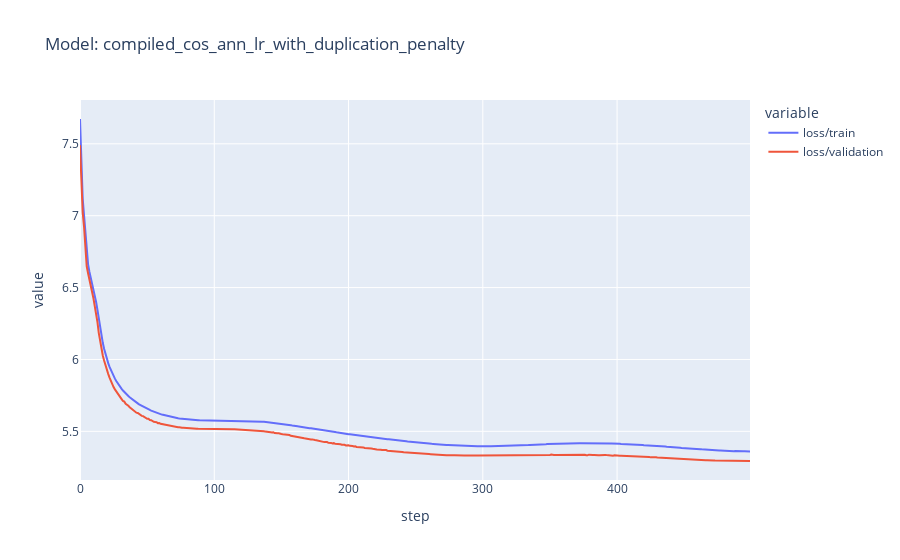

The cell this chart's notebook holds for it:
### Code cell
model_file = "./models/model_500e_4098_32_32_4_4_compiled_cos_ann_lr.pth"
tb_file = "./models/events.out.tfevents.1725310210.big.1156831.0"
model_name = "compiled_cos_ann_lr_with_duplication_penalty"
config, model, valid_dataloader = load_model_artifacts(
    model_file, "./training_config.yaml"
)
metrics = read_tensorboard_logs(tb_file)
metrics_by_run = metrics.groupby(["step", "tag"]).mean().unstack()["value"]
metrics_by_run.columns.name = None
fig = px.line(metrics_by_run, title=f"Model: {model_name}")
fig.show()

print("======= Ranking Metrics =======")
ranking_metrics = populate_ranking_metrics(
    model_name,
    model,
    valid_dataloader,
    config["movie_transformer_config"]["context_window_size"],
    k_values,
)
print(ranking_metrics.to_markdown())

### Figure 1 — Plotly figure (JSON) as saved in the notebook; plotly's stock layout.template omitted (floating-point values rounded to 4 significant figures; data arrays with more than 128 entries replaced by an {"elided": "..."} marker saying what was removed)
{"data": [{"hovertemplate": "variable=loss/train<br>step=%{x}<br>value=%{y}<extra></extra>", "legendgroup": "loss/train", "line": {"color": "#636efa", "dash": "solid"}, "marker": {"symbol": "circle"}, "mode": "lines", "name": "loss/train", "orientation": "v", "showlegend": true, "type": "scatter", "x": {"elided": "500 int values"}, "xaxis": "x", "y": {"elided": "500 float values"}, "yaxis": "y"}, {"hovertemplate": "variable=loss/validation<br>step=%{x}<br>value=%{y}<extra></extra>", "legendgroup": "loss/validation", "line": {"color": "#EF553B", "dash": "solid"}, "marker": {"symbol": "circle"}, "mode": "lines", "name": "loss/validation", "orientation": "v", "showlegend": true, "type": "scatter", "x": {"elided": "500 int values"}, "xaxis": "x", "y": {"elided": "500 float values"}, "yaxis": "y"}], "layout": {"legend": {"title": {"text": "variable"}, "tracegroupgap": 0}, "title": {"text": "Model: compiled_cos_ann_lr_with_duplication_penalty"}, "xaxis": {"anchor": "y", "domain": [0, 1], "title": {"text": "step"}}, "yaxis": {"anchor": "x", "domain": [0, 1], "title": {"text": "value"}}}}
